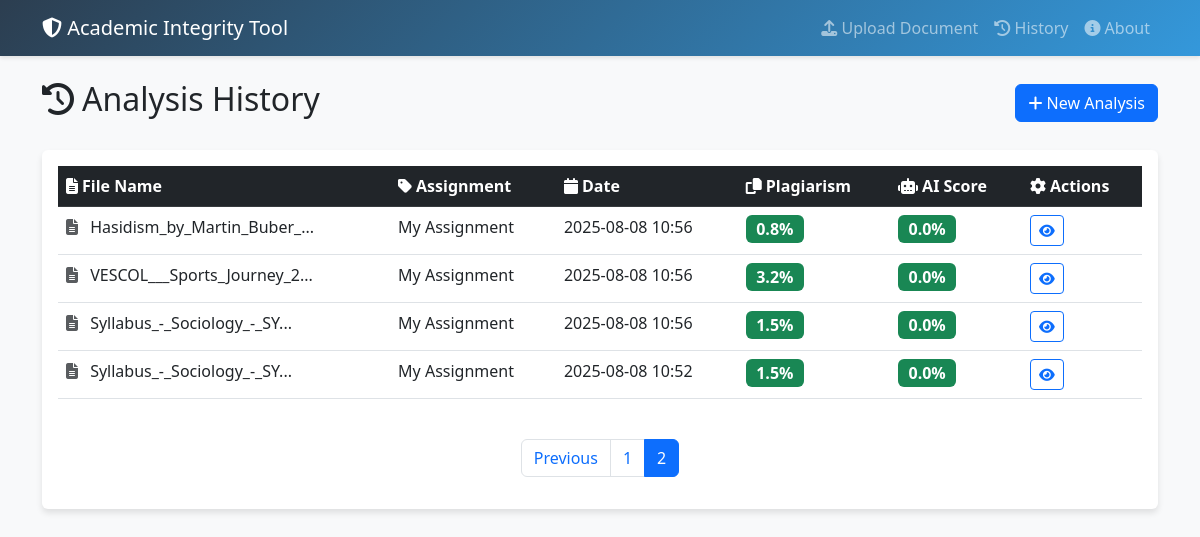
Page /history?page=2 on the committed database.
### app.py (models this page shows)
class Analysis(db.Model):
    id = db.Column(db.Integer, primary_key=True)
    filename = db.Column(db.String(255), nullable=False)
    assignment_name = db.Column(db.String(255), nullable=False)
    original_text = db.Column(db.Text, nullable=False)
    plagiarism_score = db.Column(db.Float, default=0.0)
    ai_score = db.Column(db.Float, default=0.0)
    timestamp = db.Column(db.DateTime, default=datetime.utcnow)
    analysis_id = db.Column(db.String(36), unique=True, default=lambda: str(uuid.uuid4()))

### app.py (the view)
@app.route('/history')
def show_history():
    page = request.args.get('page', 1, type=int)
    analyses = Analysis.query.order_by(Analysis.timestamp.desc()) \
        .paginate(page=page, per_page=20, error_out=False)
    return render_template('history.html', analyses=analyses)

### templates/history.html (shortened to what this page needs)
{% extends "base.html" %}
{% block content %}
<div class="row">
    <div class="col-12">
        <div class="d-flex justify-content-between align-items-center mb-4">
            <h2><i class="fas fa-history me-2"></i>Analysis History</h2>
            <a href="{{ url_for('home_page') }}" class="btn btn-primary">
                <i class="fas fa-plus"></i> New Analysis
            </a>
        </div>
        <div class="card analysis-card">
            <div class="card-body">
                {% if analyses.items %}
                <div class="table-responsive">
                    <table class="table table-hover">
                        <thead class="table-dark">
                            <tr>
                                <th><i class="fas fa-file-alt me-1"></i>File Name</th>
                                <th><i class="fas fa-tag me-1"></i>Assignment</th>
                                <th><i class="fas fa-calendar me-1"></i>Date</th>
                                <th><i class="fas fa-copy me-1"></i>Plagiarism</th>
                                <th><i class="fas fa-robot me-1"></i>AI Score</th>
                                <th><i class="fas fa-cog me-1"></i>Actions</th>
                            </tr>
                        </thead>
                        <tbody>
                            {% for analysis in analyses.items %}
                            <tr>
                                <td>
                                    <i class="fas fa-file-alt text-muted me-2"></i>
                                    <span title="{{ analysis.filename }}">
                                        {{ analysis.filename[:25] }}{% if analysis.filename|length > 25 %}...{% endif %}
                                    </span>
                                </td>
                                <td>{{ analysis.assignment_name[:30] }}{% if analysis.assignment_name|length > 30 %}...{% endif %}</td>
                                <td>{{ analysis.timestamp.strftime('%Y-%m-%d %H:%M') }}</td>
                                <td>
                                    <span class="badge bg-{{ 'danger' if analysis.plagiarism_score > 70 else 'warning' if analysis.plagiarism_score > 40 else 'success' }} fs-6">
                                        {{ "%.1f"|format(analysis.plagiarism_score) }}%
                                    </span>
                                </td>
                                <td>
                                    <span class="badge bg-{{ 'danger' if analysis.ai_score > 70 else 'warning' if analysis.ai_score > 40 else 'success' }} fs-6">
                                        {{ "%.1f"|format(analysis.ai_score) }}%
                                    </span>
                                </td>
                                <td>
                                    <a href="{{ url_for('show_results', analysis_id=analysis.analysis_id) }}"
                                       class="btn btn-sm btn-outline-primary me-1" title="View Details">
                                        <i class="fas fa-eye"></i>
                                    </a>
                                </td>
                            </tr>
                            {% endfor %}
                        </tbody>
                    </table>
                </div>
                {% if analyses.pages > 1 %}
                <nav aria-label="Page navigation" class="mt-4">
                    <ul class="pagination justify-content-center">
                        {% if analyses.has_prev %}
                        <li class="page-item">
                            <a class="page-link" href="{{ url_for('show_history', page=analyses.prev_num) }}">Previous</a>
                        </li>
                        {% endif %}
                        {% for page_num in analyses.iter_pages() %}
                            {% if page_num %}
                                {% if page_num != analyses.page %}
                                <li class="page-item">
                                    <a class="page-link" href="{{ url_for('show_history', page=page_num) }}">{{ page_num }}</a>
                                </li>
                                {% else %}
                                <li class="page-item active">
                                    <span class="page-link">{{ page_num }}</span>
                                </li>
                                {% endif %}
                            {% else %}
                            <li class="page-item disabled">
                                <span class="page-link">...</span>
                            </li>
                            {% endif %}
                        {% endfor %}
                    </ul>
                </nav>
                {% endif %}
                {% endif %}
            </div>
        </div>
    </div>
</div>
{% endblock %}

### templates/base.html (style rules this page uses)
body { font-family: 'Segoe UI', Tahoma, Geneva, Verdana, sans-serif; background-color: #f8f9fa; }
.analysis-card { margin-bottom: 20px; border: none; box-shadow: 0 4px 6px rgba(0,0,0,0.1); transition: transform 0.2s; }

### rows in the picture
Analysis: filename "Hasidism_by_Martin_Buber_", assignment_name "My Assignment", timestamp "2025-08-08 10:56", plagiarism_score "0.8", ai_score "0.0"
Analysis: filename "VESCOL___Sports_Journey_2", assignment_name "My Assignment", timestamp "2025-08-08 10:56", plagiarism_score "3.2", ai_score "0.0"
Analysis: filename "Syllabus_-_Sociology_-_SY", assignment_name "My Assignment", timestamp "2025-08-08 10:56", plagiarism_score "1.5", ai_score "0.0"
Analysis: filename "Syllabus_-_Sociology_-_SY", assignment_name "My Assignment", timestamp "2025-08-08 10:52", plagiarism_score "1.5", ai_score "0.0"

### other values in the picture
{{ page_num }} "1"
{{ page_num }} "2"
